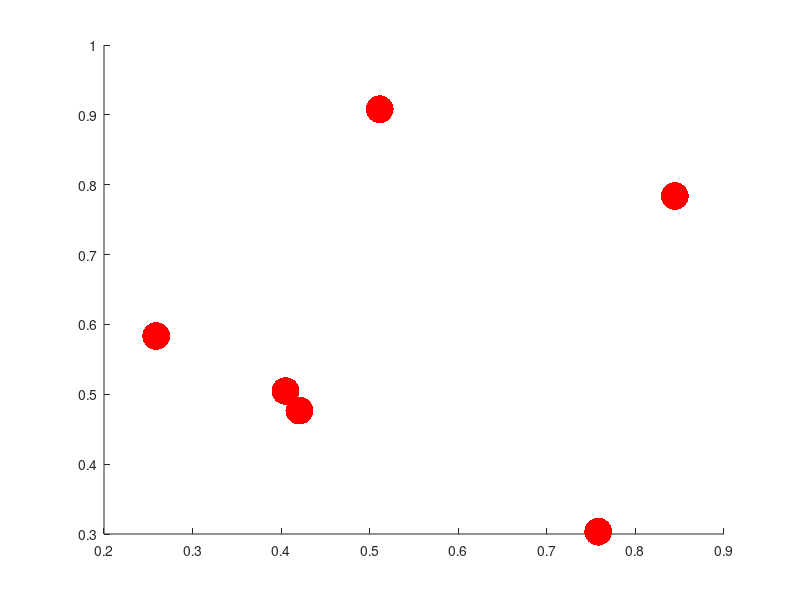

Recreate this plot in MATLAB. (Note: this script raises an error after producing the figure.)
rng('default')
locations=rand(6,2); %creates 6 random locations
figure
scatter(locations(:,1),locations(:,2),400,'r','filled')
hold on;
dmat=squareform(pdist(locations)) %computes the distance matrix

tspmat=hopfieldwts(6,10,dmat);
iacn(.05*rand(6,6),0.2*rand(6,6),tspmat,.05,100000)


rseq=[6 3 5 1 2 4];
hold on;
plot(locations(rseq,1),locations(rseq,2),'k')




function hmtx=hopfieldwts(nc,mag,distances)
% nc = number of cities
% mag = magnitude of constraint (usually between 10 and 50)
% matrix is [target (city, position), source (target, position) ]
hmtx=zeros(nc,nc,nc,nc) ;
mdist=max(max(distances)) ;
nsd=10.0 ;
revdist=10*(mdist-distances+1).*(mdist-distances+1)/(mdist*mdist) ;
%revdist=0.1+10*exp(-distances.*distances/(mdist*mdist/(nsd*nsd))) ;
%revdist=0.1./(0.1+distances.*distances) ;
for j=1:nc
hmtx(j,:,j,:)=mag*(eye(nc)-1) ;
hmtx(:,j,:,j)=mag*(eye(nc)-1) ;
end
for j=2:nc 
for k=1:(j-1)
% for each distance in the matrix distances
for m1=1:nc
m2=1+mod(m1,nc) ;
hmtx(j,m1,k,m2) = revdist(j,k) ;
hmtx(k,m1,j,m2) = revdist(j,k) ;
hmtx(j,m2,k,m1) = revdist(j,k) ;
hmtx(k,m2,j,m1) = revdist(j,k) ;
end
end
end
end


function newact=iaciter(extinp,oldact,cmat,lr)
% Interactive activation model
% extinp -- ext input to each node
% oldact -- prev activity matrix (courses,times)
% cmat is the constraint matrix
% newact is the activity after a single iteration
% lr is the learning rate -- MUST BE < 1
del=mul4d2d(cmat,oldact) + extinp ; % netinputs to each hypothesis node
ldel = 2./exp(-del) - 1.0 ; % squashes input to [-1 +1]
newact = oldact + lr*(ldel>0).*(1-oldact) - lr*(ldel<0).*oldact ;
end


function finalact=iacn(extin,initact,conmat,dt,niter)
finalact=initact;
for k=1:niter
finalact=iaciter(extin,finalact,conmat,dt);
end
end


function outm=mul4d2d(m4d,m2d)
newdim=prod(size(m2d));
m4d2=reshape(m4d,newdim,newdim) ;
m2d1=reshape(m2d,newdim,1);
penout=m4d2*m2d1 ;
outm=reshape(penout,size(m2d)) ;
end
